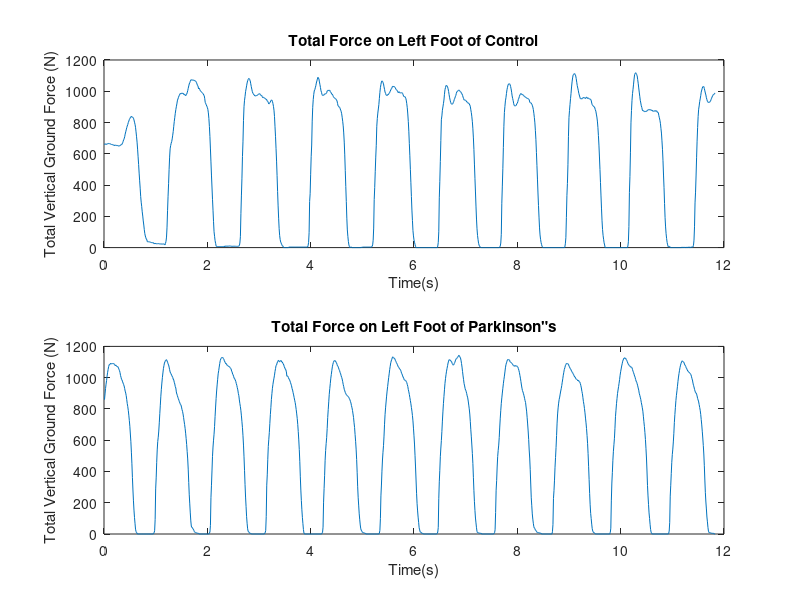
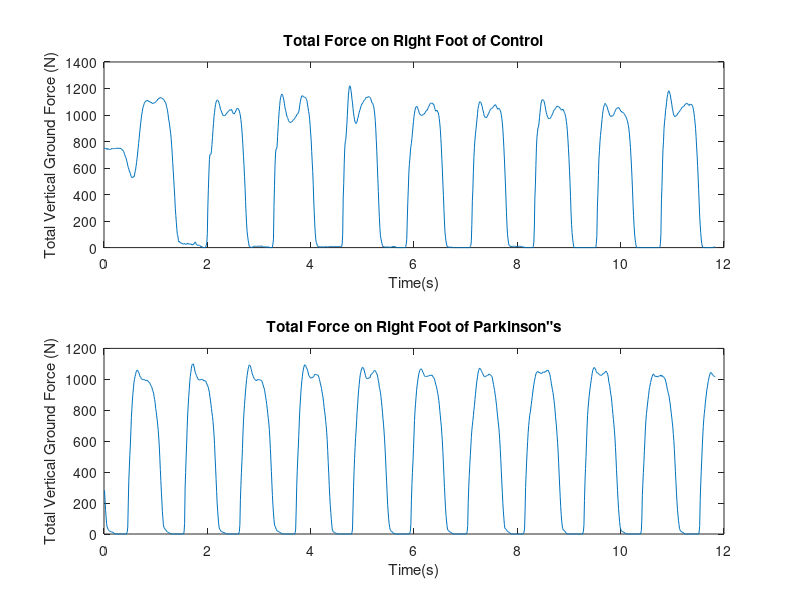
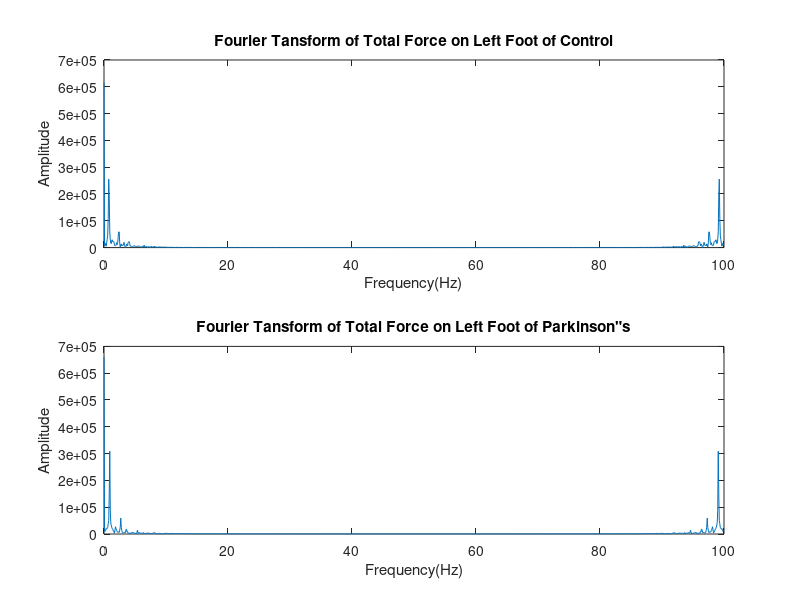
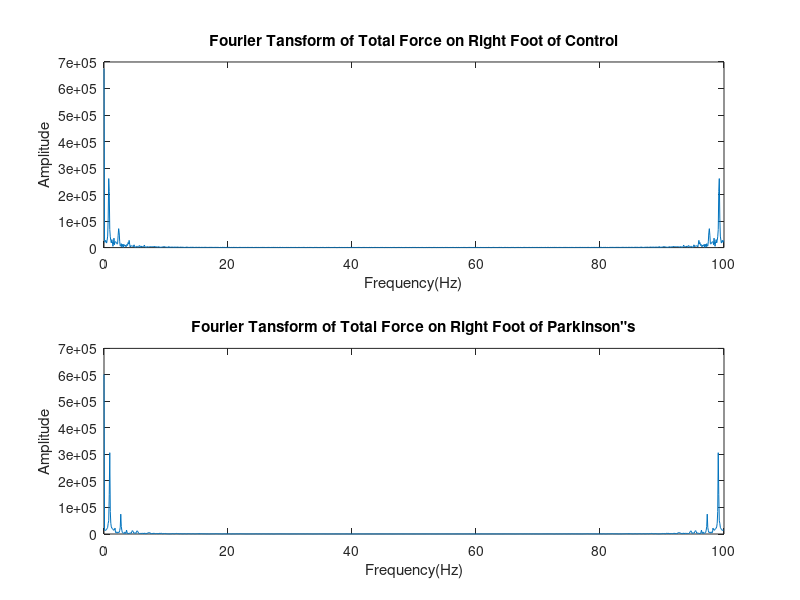

These figures' MATLAB source, in order: (Note: this script raises an error after producing the figures.)
clc; clear; close all; 

%%
%%This section was run before our working code in order to gather 
%%all of our data files and organize the files into Control vs Parkinsonâ€™s Patients.

datac=load ('GaCo01_01.txt');  %loads data from the selected file into datac variable (Controls)
timec=datac(1:1184,1);%selects data from the 1st column (time) and saves it to timec variable
forcecl=datac(1:1184,18); %selects data from the 18th column(total force on left foot) and saves it to forcecl variable
forcecr=datac(1:1184,19); %data from the 19th column (total force on right foot) and saves it to forcecr variable

datap=load('GaPt06_01.txt'); %loads data from the selected file into datap variable (Parkinsonâ€™s)
timep=datap(1:1184,1); %selects data from the 1st column (time) and saves it to timep variable
forcepl=datap(1:1184,18); %selects data from the 18th column and saves it to forcecl variable
forcepr=datap(1:1184,19); %data from the 19th column and saves it to forcepr variable

figure(1)  %defines the following as figure 1
subplot(211) %creates a 1x2 subplot and indexes position 1
plot(timec,forcecl) %plots forcecl vs. timec in first spot of subplot
xlabel('Time(s)');
ylabel('Total Vertical Ground Force (N)')
title ('Total Force on Left Foot of Control')
subplot(212) %indexes position 2 of subplot 
plot(timep,forcepl) %plots forcepl vs. timep in second spot of subplot
xlabel('Time(s)');
ylabel('Total Vertical Ground Force (N)')
title ('Total Force on Left Foot of Parkinson"s')

figure(2) %defines the following as figure 2
subplot(211) %creates a 1x2 subplot and indexes position 1
plot(timec,forcecr) %plots forcecr vs. timec in first spot of subplot
xlabel('Time(s)');
ylabel('Total Vertical Ground Force (N)')
title ('Total Force on Right Foot of Control')
subplot(212) %indexes position 2 of subplot 
plot(timep,forcepr) %plots forcepr vs. timep in second spot of subplot
xlabel('Time(s)');
ylabel('Total Vertical Ground Force (N)')
title ('Total Force on Right Foot of Parkinson"s') 
%%

%This section creates a Fourier Transform of the data and generates plots for a 
%visual representation. Putting the data into the frequency domain allowed for better 
%inspection of differences between the Control and Parkinsonâ€™s groups. 
%This section was also done before our working code as a way for us to better visualize the data. 

fs=100; %defines sampling frequency (fs) as 100, which we got from the data set
N1=length(forcecl); %puts the length of forcecl into a variable N1 
f1=(0:N1-1)/N1*fs;%defines f1 as function of N1 and fs
fforcecl=abs(fft(forcecl)); %sets variable fforcecl equal to the absolute value of FT of forcecl

N2=length(forcepl); %sets N2 equal to length of forcepl
f2=(0:N2-1)/N2*fs; %defines f2 as function of N2 and fs
fforcepl=abs(fft(forcepl)); %sets variable fforcepl equal to the absolute value of FT of forcepl


N3=length(forcecr); %puts the length of forcecr into a variable N3 
N4=length(forcepr); %puts the length of forcepr into a variable N4
f3=(0:N3-1)/N3*fs; %defines f3 as function of N3 and fs
f4=(0:N4-1)/N4*fs; %defines f4 as function of N4 and fs
fforcecr=abs(fft(forcecr)); %sets variable fforcecr equal to the absolute value of FT of forcecr
fforcepr=abs(fft(forcepr)); %sets variable fforcepr equal to the absolute value of FT of forcepr


figure(3) %new figure made to plot FT value of forces for both the Parkinsonâ€™s and Controls on left foot
subplot(211) %creates a 1x2 subplot and indexes position 1
plot(f1,fforcecl) %plots fforcecr vs. f3 in first spot of subplot
xlabel('Frequency(Hz)');
ylabel('Amplitude');
title ('Fourier Tansform of Total Force on Left Foot of Control');
subplot(212) %indexes position 2 of subplot 
plot(f2, fforcepl) %plots fforcepl vs. f2  in second spot of subplot 
xlabel('Frequency(Hz)');
ylabel('Amplitude');
title ('Fourier Tansform of Total Force on Left Foot of Parkinson"s');

figure(4) % new figure made to plot FT values of forces for both Parkinsonâ€™s and Controls on right foot
subplot(211) %creates a 1x2 subplot and indexes position 1
plot(f3,fforcecr) %plots fforcecr vs. f3 in first spot of subplot
xlabel('Frequency(Hz)');
ylabel('Amplitude');
title ('Fourier Tansform of Total Force on Right Foot of Control');
subplot(212) %indexes position 2 of subplot 
plot(f4, fforcepr) %plots fforcepr vs. f4 in second spot of subplot
xlabel('Frequency(Hz)');
ylabel('Amplitude');
title ('Fourier Tansform of Total Force on Right Foot of Parkinson"s');

%%
%%This section consolidates all files from both the Control and Parkinsonâ€™s 
%files generated earlier into a single file called all_data, which can then 
%be used in Matlabâ€™s Classification Learner App to train and test our data with machine learning. 


all_data1 = []; 
%Generates a dataset thats empty where weâ€™ll put the information in to use the classification learner application in MATLAB
files1 = dir('Control/*.txt'); %directs control data into a new vector files1
len1 = length(files1); %gets length of files1 vector
for k = 1:len1 %this loop 
    data1 = importdata(files1(k).name);
    data1 = data1(602:1202,[1,end-1,end]);
    temp1 = k*ones(length(data1),1);
    predict1=zeros(601,1);
    data1 = [temp1 data1 predict1];
    all_data1 = [all_data1 ; data1];
end

all_data2 = []; %generates empty data set for Parkinsonâ€™s data
files2 = dir('Parkinsons/*.txt'); %directs Parkinsonâ€™s data into a new vector files2
len2 = length(files2); %gets length of files2 vector
for k = 1:len2 %this loop 
    data2 = importdata(files2(k).name); %imports gait data from Parkinsonâ€™s group
    data2 = data2(602:1202,[1,end-1,end]); %getting data from 6 to 12 seconds 
    temp2 = k*ones(length(data2),1);
    predict2=ones(601,1);
    data2 = [temp2 data2 predict2];
    all_data2 = [all_data2 ; data2]; 
end
all_data = [all_data1 ; all_data2]; %consolidates the two data files into one singular data file to be used in Classification Learner 
save('alldata.mat', 'all_data') %saves the new singular data file

all_test = []; %generates empty data set for testing data
file = dir('Testing/*.txt'); %directs testing data into a new vector files2
len = length(file); %gets length of files2 vector
for k = 1:len %this loop 
    data = importdata(files2(k).name); %imports gait data from testing group
    data = data(602:1202,[1,end-1,end]); %getting data from 6 to 12 seconds 
    temp = k*ones(length(data),1);
    data = [temp2 data];
    all_test = [all_test ; data]; 
end
save('alldata.mat', 'all_test') %saves the new testing data file



%%
%This section creates the Confusion chart.
%The data is separated into either positive(1â€™s) or negatives(0â€™s)
% This is then compared to the actual files and the comparison is put into the confusion chart

load('models.mat', 'trainedModelfgsvm')
load('alltest.mat')

pred = trainedModelfgsvm.predictFcn(all_test);
num_patients = length(pred)/601; %601 is number of time points
pred_final = zeros(1,num_patients);
for i = 1:num_patients
    patient_avg = mean(pred((601*(i-1))+1:(601*i)));
    if patient_avg < 0.5
        patient_avg = 0;
    else
        patient_avg = 1;
    end
    pred_final(i) = patient_avg;
end

% Positive/False Data vectors (ones = positive, zeros = negative)
a = ones(1,13);
b = zeros(1,4);
c = ones(1,32);
d = zeros(1,4);
e = ones(1,8);
f = zeros(1,7);

actual_labels = [a b c d e f];

true_actual_idx = actual_labels==1;

%This finds the length of the true situations

actual_pos = length(actual_labels(true_actual_idx));
actual_neg = length(actual_labels(~true_actual_idx));
N=actual_pos+actual_neg;

%This section evaluated which data was labeled as a true positive, true negative, false positive, and false negative

tp = sum(actual_labels(true_actual_idx)==pred_final(true_actual_idx));
tn = sum(actual_labels(~true_actual_idx)==pred_final(~true_actual_idx));
fp = actual_neg - tn;
fn = actual_pos - tp;

%The following will calculate classification metrics
%accuracy, sensitivity, specificity, precision, recall, etc.

tp_rate=tp/actual_pos;
tn_rate=tn/actual_neg;

accuracy = (tp+tn)/N;
sensitivity = tp_rate;
specificity = tn_rate;
precision = tp/(tp+fp);
recall = sensitivity;

figure(5)
confusionchart(actual_labels, pred_final); %this creates the final confusion matrix



